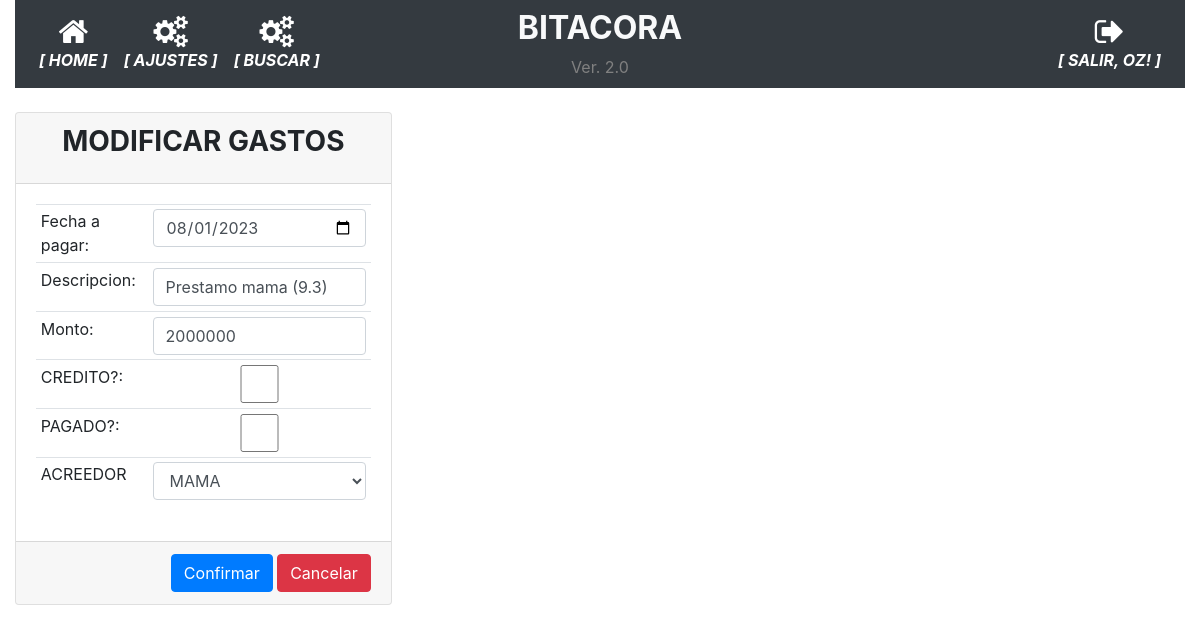
/modificar_gasto/1126 (signed in), run on an earlier commit of the app's database.
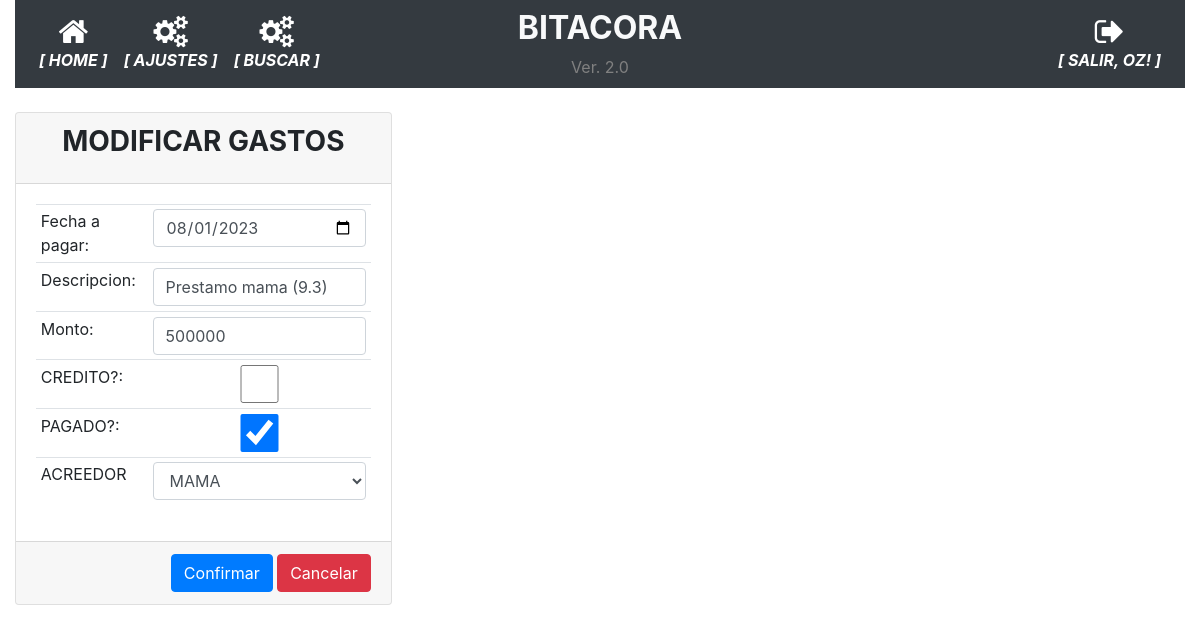
And on a later commit of the database.
### app/models.py (models this page shows, shortened)
class GastosFijos(db.Model):
    __tablename__='gastos_fijos'
    id = db.Column(db.Integer, primary_key=True)
    date = db.Column(db.Date, nullable=False)
    fecha_pagar = db.Column(db.Date, nullable=False)
    descripcion = db.Column(db.String(100), nullable=False)
    monto = db.Column(db.Integer)
    operacion = db.Column(db.Boolean, server_default=u'False')
    pagado = db.Column(db.Boolean, server_default=u'False')
    id_agrupador_gastos = db.Column(db.Integer, db.ForeignKey('agrupador_gastos.id'), nullable=True)
    agrupador_gastos = db.relationship('AgrupadorGastos',backref='agrupador_gastos', foreign_keys=[id_agrupador_gastos])

### app/routes.py (the view)
@app.route('/modificar_gasto/<int:gasto_id>', methods=['GET', 'POST'])
@login_required
def modificar_gasto(gasto_id):
    gasto = GastosFijos.query.get(gasto_id)
    form = FormularioGastos()
    if gasto:
        if form.validate_on_submit():
            mes = gasto.fecha_pagar.strftime('%Y-%m')
            gasto.fecha_pagar = form.fecha_pagar.data
            gasto.descripcion = form.descripcion.data
            gasto.monto = form.monto.data
            gasto.id_agrupador_gastos = form.agrupador.data
            gasto.operacion = form.operacion.data
            gasto.pagado = form.pagado.data
            db.session.commit()
            flash('Se modifico el gasto con exito.')
            return redirect(url_for('historico_gastos_detalle', periodo=mes))
        else:
            for k, v in form.errors.items():
                flash('Error en: '+k)
        form.fecha_pagar.data = gasto.fecha_pagar
        form.descripcion.data = gasto.descripcion
        form.monto.data = gasto.monto
        form.operacion.data = gasto.operacion
        form.pagado.data = gasto.pagado
        form.agrupador.data = gasto.agrupador_gastos.id
        return render_template('modificar_gasto.html', form=form, gasto_id=gasto.id)
    else:
        flash('No se encontro el gasto a modificar.')
    return redirect(url_for('index'))

### app/formularios.py
class FormularioGastos(FlaskForm):
    fecha_pagar = DateField('DatePicker', format='%Y-%m-%d', default=datetime.now())
    descripcion = StringField('Descripcion', validators={DataRequired()})
    monto = IntegerField('Monto', validators={DataRequired()})
    agrupador = SelectField('Tipo', choices=listar_agrupador(), coerce=int)
    operacion = BooleanField('Pagado')
    pagado = BooleanField('Pagado')
    agrupador_view = StringField()
    submit = SubmitField('Confirmar')

### app/models.py (called while the page is built)
@login.user_loader
def load_user(id):
    return User.query.get(int(id))

### app/templates/modificar_gasto.html (shortened to what this page needs)
{% extends "base.html" %}
{% block main %}
<form action="{{ url_for('modificar_gasto', gasto_id=gasto_id) }}" method="post">
  <div class="card-columns">
    <div class="card">
        <div class="card-header">
            <h3 class="card-title text-center"><strong>MODIFICAR GASTOS</strong></h3>
        </div>
        <div class="card-body">
            <table class="table table-sm">
                <tr><td>Fecha a pagar:</td><td><strong>{{ form.fecha_pagar(class="form-control") }}</strong></td></tr>
                <tr><td>Descripcion:</td><td><strong>{{ form.descripcion(class="form-control") }}</strong></td></tr>
                <tr><td>Monto:</td><td><strong>{{ form.monto(class="form-control") }}</strong></td></tr>
                <tr><td>CREDITO?:</td><td><strong>{{ form.operacion(class="form-control") }}</strong></td></tr>
                <tr><td>PAGADO?:</td><td><strong>{{ form.pagado(class="form-control") }}</strong></td></tr>
                <tr><td>ACREEDOR</td><td><strong>{{ form.agrupador(class="form-control") }}</strong></td></tr>
            </table>
        </div>
        <div class="card-footer text-muted text-right">
            {{ form.submit(class="btn btn-primary") }}
            <a href="#" onclick="goBack()" class="btn btn-danger">Cancelar</a>
        </div>
    </div>
  </div>
</form>
{% endblock %}

What changed in the data, as far as the page shows it:
changed GastosFijos "Prestamo mama (9.3)": monto "2000000" → "500000"; pagado "☐" → "☑"
